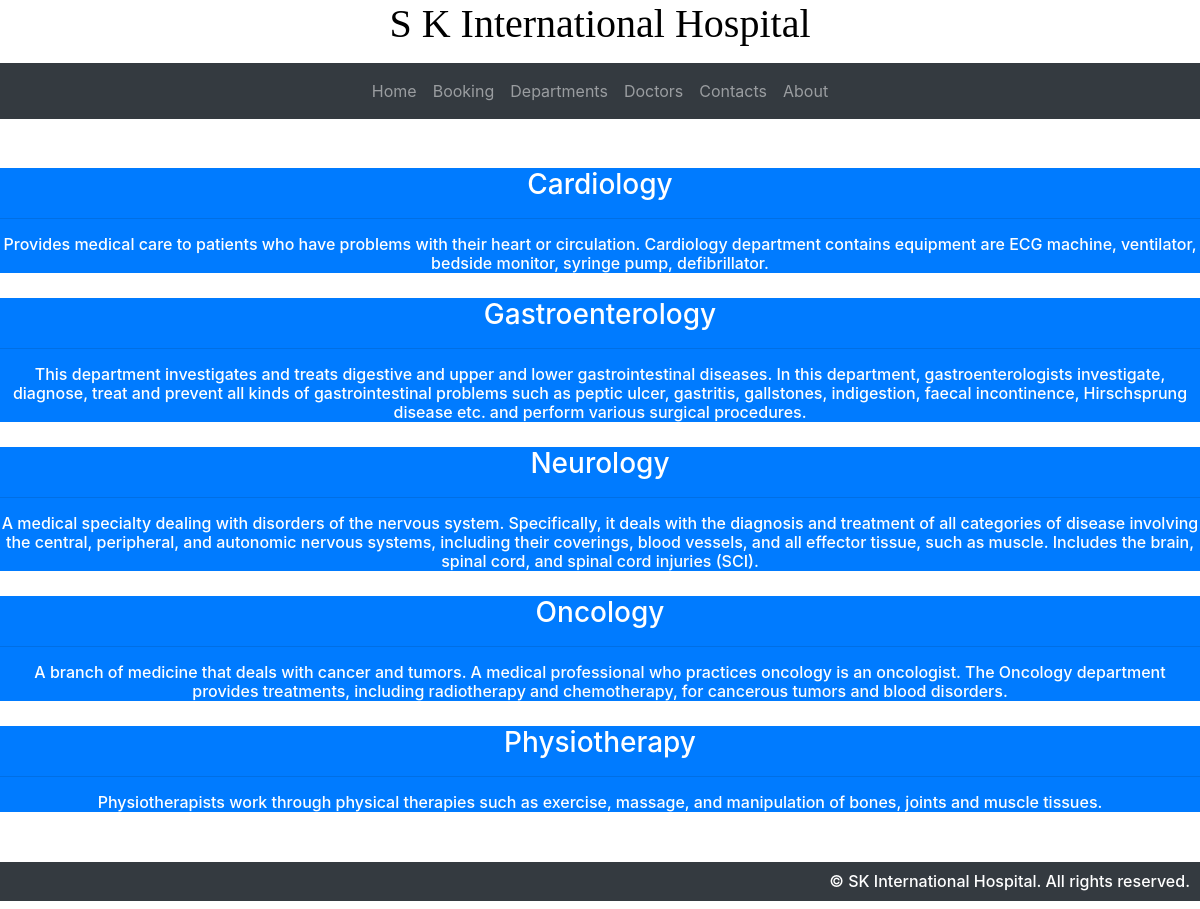
Screenshot of /departments/ with the database file from the repository.
### home/models.py (models this page shows, shortened)
class Departments(models.Model):
    dpt_name= models.CharField(max_length=100)
    det_description=models.TextField()

### home/views.py (the view)
# urls.py: path('departments/',views.departments,name='departments'),
def departments(request):
    dict_dpt={
        'dept':models.Departments.objects.all()
    }
    return render(request,'departments.html',dict_dpt)

### templates/departments.html (shortened to what this page needs)
{% extends 'base.html' %}
{% block content %}
<br>
{% for i in dept %}
<div class="mx-auto text-center bg-primary  " style="width:150vh;margin-top:25px">
    <h3 class="text-white">{{ i.dpt_name }}</h3>
    <hr>
    <h6 style="color:white">{{ i.det_description }}</h6>
</div>
{% endfor %}
{% endblock %}

### rows the page displays
Departments: dpt_name "Cardiology", det_description "Provides medical care to patients who have problems with their heart or circulation. Cardiology department contains equipment are ECG machine, ventilator, bedside monitor, syringe pump, defibrillator."
Departments: dpt_name "Gastroenterology", det_description "This department investigates and treats digestive and upper and lower gastrointestinal diseases. In this department, gastroenterologists investigate, diagnose, treat and prevent all kinds of gastrointestinal problems such as peptic ulcer, gastritis, gallstones, indigestion, faecal incontinence, Hirschsprung disease etc. and perform various surgical procedures."
Departments: dpt_name "Neurology", det_description "A medical specialty dealing with disorders of the nervous system. Specifically, it deals with the diagnosis and treatment of all categories of disease involving the central, peripheral, and autonomic nervous systems, including their coverings, blood vessels, and all effector tissue, such as muscle. Includes the brain, spinal cord, and spinal cord injuries (SCI)."
Departments: dpt_name "Oncology", det_description "A branch of medicine that deals with cancer and tumors. A medical professional who practices oncology is an oncologist. The Oncology department provides treatments, including radiotherapy and chemotherapy, for cancerous tumors and blood disorders."
Departments: dpt_name "Physiotherapy", det_description "Physiotherapists work through physical therapies such as exercise, massage, and manipulation of bones, joints and muscle tissues."
